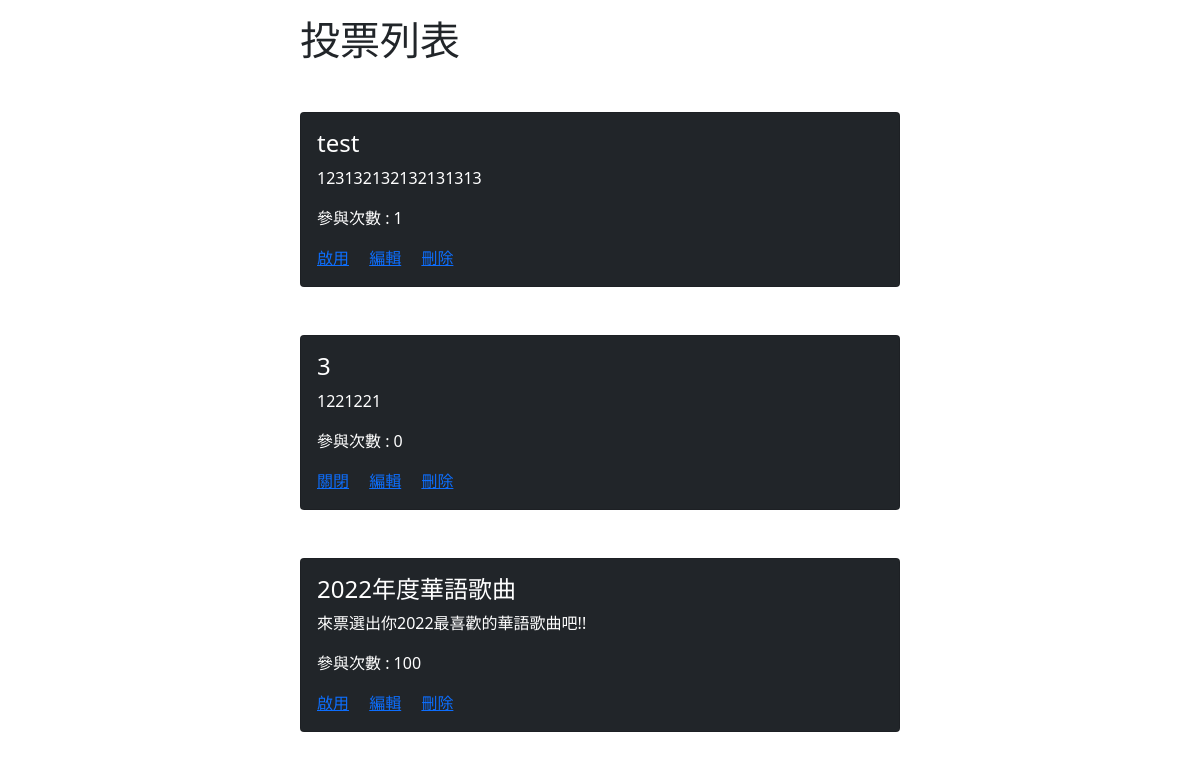
Page /back/survey.php on the committed database.
### tables this page shows
CREATE TABLE `survey_subjects` (
  `id` int(10) UNSIGNED NOT NULL,
  `subject` text NOT NULL,
  `type` tinyint(1) NOT NULL,
  `content` text DEFAULT NULL,
  `active` tinyint(1) NOT NULL,
  `vote` int(10) UNSIGNED NOT NULL,
  `created_at` timestamp NOT NULL DEFAULT current_timestamp(),
  `update_at` timestamp NOT NULL DEFAULT current_timestamp() ON UPDATE current_timestamp()
);

### back/survey.php (the view)
<div class="mx-auto w-50 mt-3">
    <h1>投票列表</h1>
    <?php
    include_once "./db/base.php";
    $surveys = all("survey_subjects");
    foreach ($surveys as $survey) {
        $activeText = ($survey['active'] == 1) ? "啟用" : "關閉";
    ?>
        <div class="card bg-dark text-white mt-5">
            <div class="card-body">
                <h4 class="card-title"><?= $survey['subject'] ?></h4>
                <p class="card-text"><?= $survey['content'] ?></p>
                <p class="card-text">參與次數 : <?= $survey['vote'] ?></p>
                <a href="./api/survey_active.php?id=<?= $survey['id'] ?>" class="card-link"><?= $activeText ?></a>
                <a href="./center.php?do=survey_edit&id=<?= $survey['id'] ?>" class="card-link">編輯</a>
                <a href="./api/survey_del.php?id=<?= $survey['id'] ?>" class="card-link">刪除</a>
            </div>
        </div>
    <?php
    }
    ?>
</div>

### rows in the picture
survey_subjects: subject "test", content "123132132132131313", vote "1", active "啟用"
survey_subjects: subject "3", content "1221221", vote "0", active "關閉"
survey_subjects: subject "2022年度華語歌曲", content "來票選出你2022最喜歡的華語歌曲吧!!", vote "100", active "啟用"
